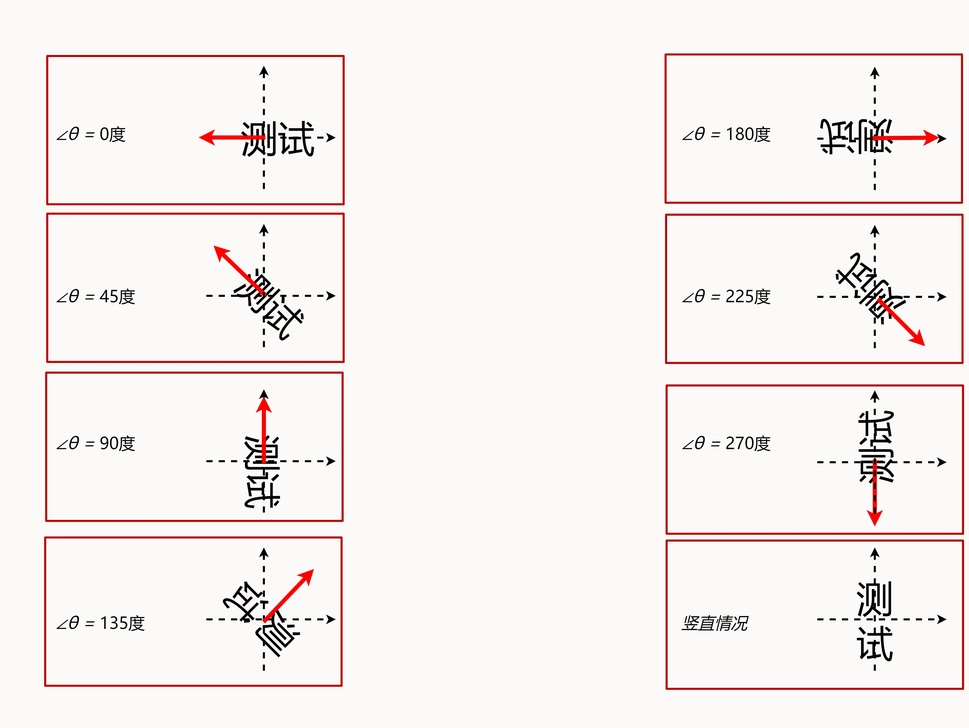
#> input picture test.jpg, 969 x 728 px, shrunk from 3775 x 2835 before the run
$ python test.py
#> lines starting #> are read from the running program, lines starting #| are printed output that depends on the picture; after the words box and inside, x2 and y2 are one past the last pixel; in counts of white or black regions, pixels touching at a corner belong together
import cv2
import pandas as pd
import numpy as np

# 读取图片
img = cv2.imread('test.jpg')
#> img is the input picture: shape (728, 969, 3); mean B, G, R 238.3, 240.2, 245.1


# 将图片从BGR颜色空间转换为HSV颜色空间
hsv = cv2.cvtColor(img, cv2.COLOR_BGR2HSV)
#> hsv: shape (728, 969, 3); mean H, S, V 23, 9.3, 245.1

# 定义红色在HSV颜色空间中的范围
lower_red1 = np.array([0,50,50])
upper_red1 = np.array([10,255,255])
lower_red2 = np.array([160,50,50])
upper_red2 = np.array([180,255,255])

# 创建红色区域的二值图像（mask）
mask1 = cv2.inRange(hsv, lower_red1, upper_red1)
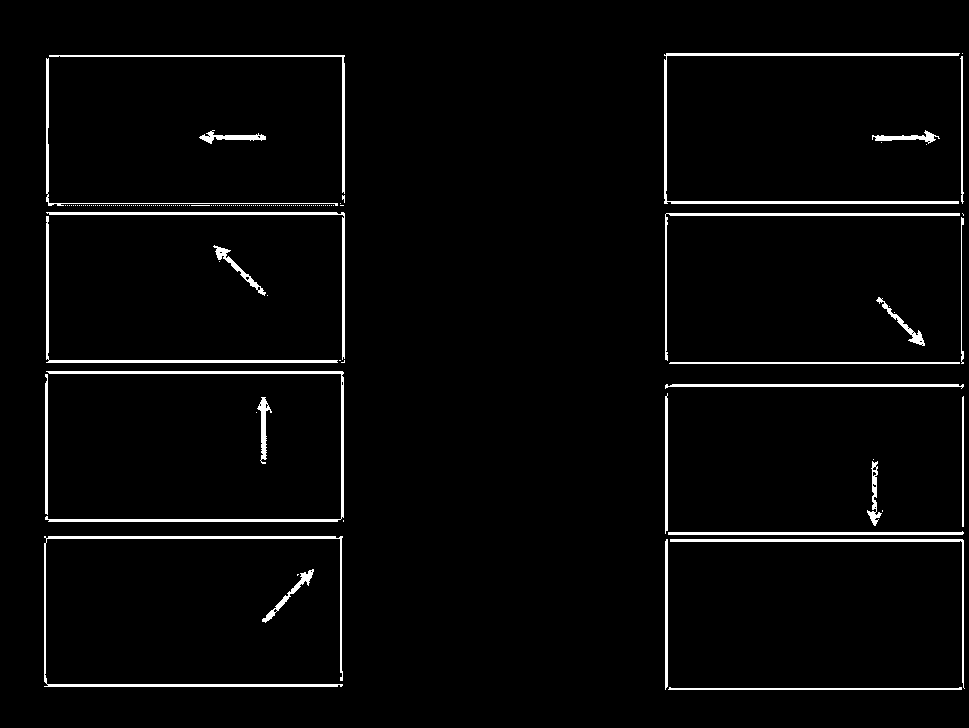
#> mask1: shape (728, 969); 3% white; 170 white regions (144 under 20 px), largest, box (x1, y1, x2, y2) and area: (44, 536, 343, 687) 2342, (45, 371, 344, 522) 2196, (664, 53, 960, 204) 2184
mask2 = cv2.inRange(hsv, lower_red2, upper_red2)
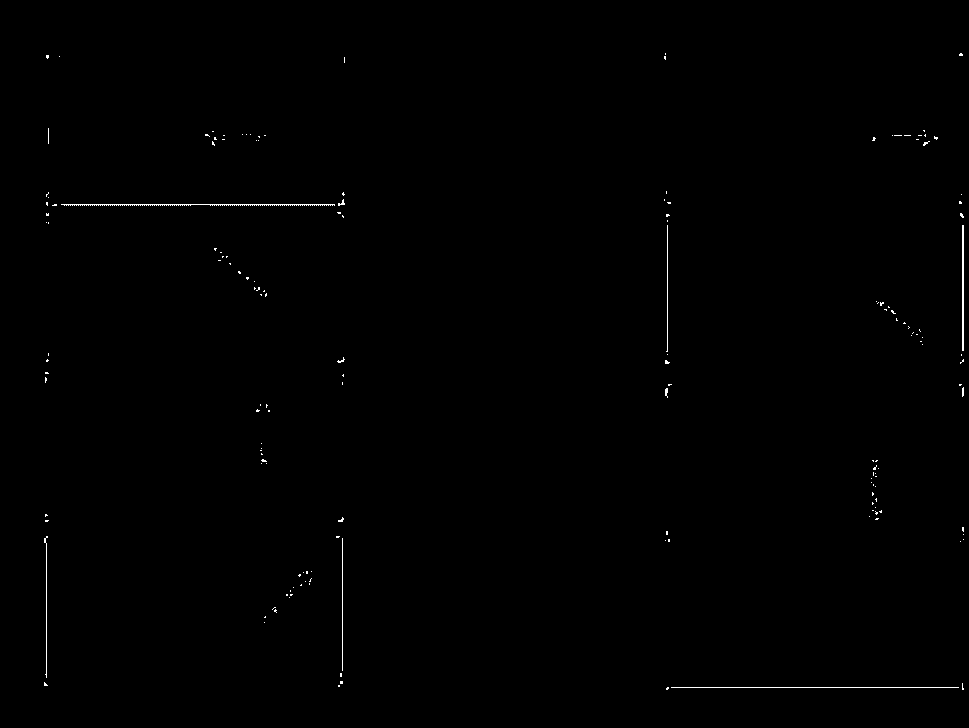
#> mask2: shape (728, 969); 0.3% white in thin lines or dots, all inside (x1, y1, x2, y2) = (44, 53, 964, 690)
mask = cv2.bitwise_or(mask1, mask2)
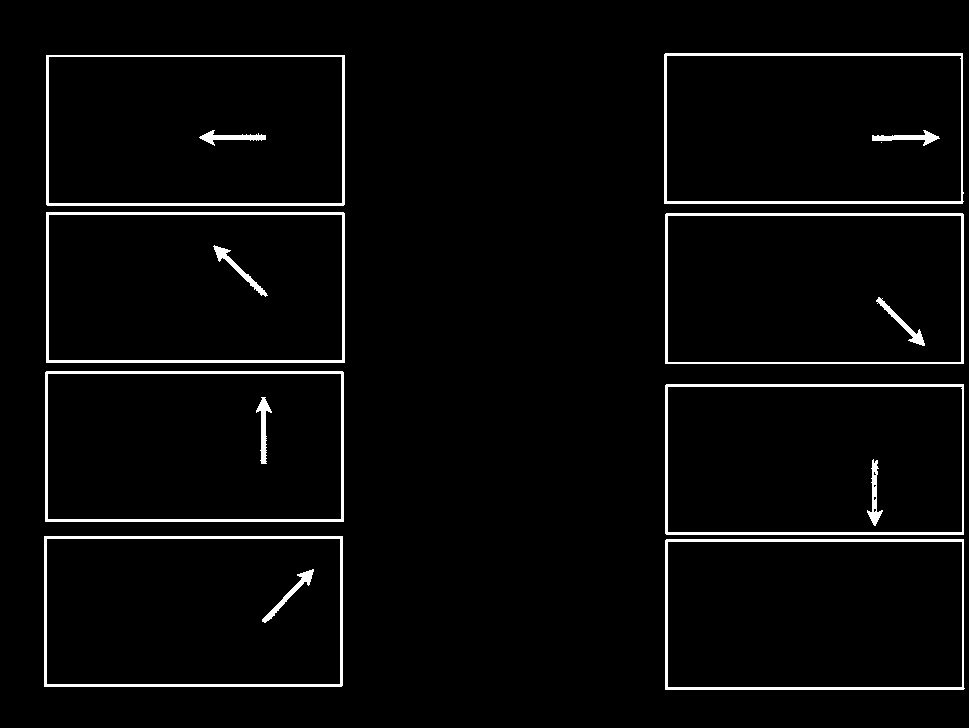
#> mask: shape (728, 969); 3.3% white; 16 white regions (1 under 20 px)

# 在mask上找到轮廓
contours, _ = cv2.findContours(mask, cv2.RETR_EXTERNAL, cv2.CHAIN_APPROX_SIMPLE)
#> contours = 8 contours; box (x1, y1, x2, y2) and area: (664, 53, 964, 204) 44702, (665, 539, 965, 690) 44700, (44, 536, 343, 687) 44700, (46, 212, 345, 363) 44700, (665, 384, 964, 535) 44699, (45, 371, 344, 522) 44699, (665, 213, 964, 364) 44699, (46, 55, 345, 206) 44699

# 对每个找到的轮廓计算最小的矩形边界框
for i, contour in enumerate(contours):
    x, y, w, h = cv2.boundingRect(contour)
    # 截取边界框内的区域
    cropped = img[y:y+h, x:x+w]
    # 保存截取的区域为jpg文件
    cv2.imwrite(f'test_cropped_{i}.jpg', cropped)
#> this loop made 8 passes
#> (x, y, w) on passes 1 to 8: (665, 539, 300), (44, 536, 299), (665, 384, 299), (45, 371, 299), (665, 213, 299), (46, 212, 299), (46, 55, 299), (664, 53, 300)
#> pass 1, `cropped = img[y:y+h, x:x+w]`:
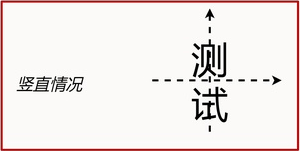
#> cropped: shape (151, 300, 3); mean B, G, R 230.1, 231.8, 238.8
#> pass 2, `cropped = img[y:y+h, x:x+w]`:
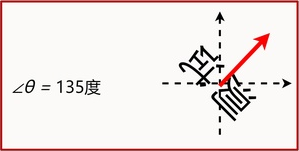
#> cropped: shape (151, 299, 3); mean B, G, R 228.7, 230.4, 238.9
#> pass 3, `cropped = img[y:y+h, x:x+w]`:
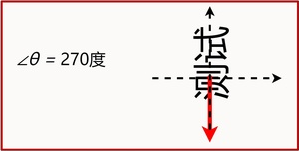
#> cropped: shape (151, 299, 3); mean B, G, R 229.4, 231.1, 239.1
